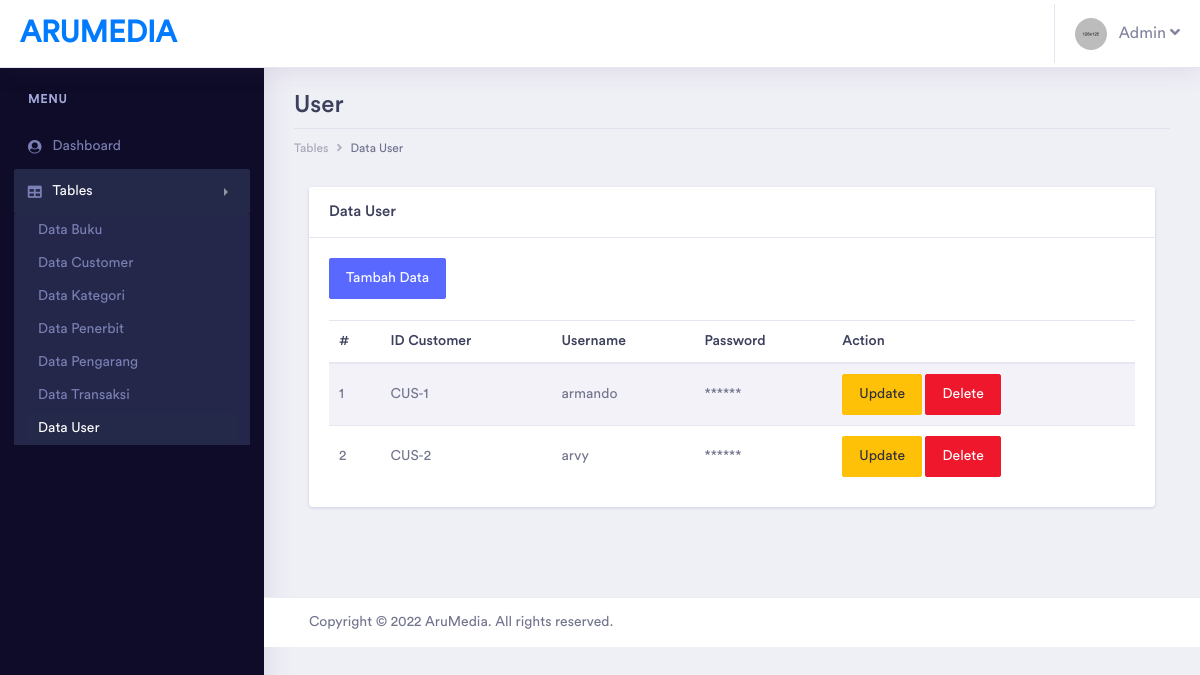
The page /admin/pages/tables/user/table_user.php (signed in) on the database its author committed.
### tables this page shows
CREATE TABLE `user` (
  `username` varchar(50) NOT NULL,
  `password` varchar(50) NOT NULL,
  `tipe_user` enum('Customer','Admin') NOT NULL,
  `id_customer` varchar(20) DEFAULT NULL,
  `deleted` tinyint(4) NOT NULL
);

### admin/pages/tables/user/table_user.php (the view, shortened to what this page needs)
<?php
include '../../../../helper/connection.php';
?>
<?php
if(!$_SESSION['username'] && !$_SESSION['password'] && $_SESSION['tipe_user'] != "Admin")
{
    echo "
		<script type='text/javascript'>
		alert('Anda harus login terlebih dahulu!')
		window.location='../../../index.php';
		</script>";
}
else
{
?>
<!doctype html>
<html lang="en">
<head>
    <link rel="stylesheet" href="../../../assets/vendor/bootstrap/css/bootstrap.min.css">
    <link href="../../../assets/vendor/fonts/circular-std/style.css" rel="stylesheet">
    <link rel="stylesheet" href="../../../assets/libs/css/style.css">
    <link rel="stylesheet" href="../../../assets/vendor/fonts/fontawesome/css/fontawesome-all.css">
    <link rel="stylesheet" href="../../../assets/vendor/charts/chartist-bundle/chartist.css">
    <link rel="stylesheet" href="../../../assets/vendor/charts/morris-bundle/morris.css">
    <link rel="stylesheet" href="../../../assets/vendor/fonts/material-design-iconic-font/css/materialdesignicons.min.css">
    <link rel="stylesheet" href="../../../assets/vendor/charts/c3charts/c3.css">
    <link rel="stylesheet" href="../../../assets/vendor/fonts/flag-icon-css/flag-icon.min.css">
</head>
<body>
    <div class="dashboard-main-wrapper">
        <div class="dashboard-header">
            <nav class="navbar navbar-expand-lg bg-white fixed-top">
                <a class="navbar-brand" href="../../../dashboard.php">AruMedia</a>
                <div class="collapse navbar-collapse " id="navbarSupportedContent">
                    <ul class="navbar-nav ml-auto navbar-right-top">
                        <li class="nav-item dropdown nav-user">
                            <a class="nav-link nav-user-img" href="#" id="navbarDropdownMenuLink2" data-toggle="dropdown"
                                aria-haspopup="true" aria-expanded="false"><img src="../../../assets/images/avatar-1.jpg"
                                    alt="" class="user-avatar-md rounded-circle">&nbsp;&nbsp;&nbsp;Admin <i class="fas fa-angle-down"></i></a>
                        </li>
                    </ul>
                </div>
            </nav>
        </div>
        <div class="nav-left-sidebar sidebar-dark">
            <div class="menu-list">
                <nav class="navbar navbar-expand-lg navbar-light">
                    <div class="collapse navbar-collapse" id="navbarNav">
                        <ul class="navbar-nav flex-column">
                            <li class="nav-divider">
                                Menu
                            </li>
                            <li class="nav-item ">
                                <a class="nav-link" href="../../../dashboard.php" aria-expanded="false" data-target="#submenu-1"
                                    aria-controls="submenu-1"><i class="fa fa-fw fa-user-circle"></i>Dashboard
                                    <span class="badge badge-success">6</span></a>
                            </li>
                            <li class="nav-item">
                                <a class="nav-link active" href="#" data-toggle="collapse" aria-expanded="false"
                                    data-target="#submenu-5" aria-controls="submenu-5"><i class="fas fa-fw fa-table"></i>Tables</a>
                                <div id="submenu-5" class="collapse submenu show" style="">
                                    <ul class="nav flex-column">
                                        <li class="nav-item">
                                            <a class="nav-link" href="../buku/table_buku.php">Data Buku</a>
                                        </li>
                                        <li class="nav-item">
                                            <a class="nav-link" href="../customer/table_customer.php">Data Customer</a>
                                        </li>
                                        <li class="nav-item">
                                            <a class="nav-link" href="../kategori/table_kategori.php">Data
                                                Kategori</a>
                                        </li>
                                        <li class="nav-item">
                                            <a class="nav-link" href="../penerbit/table_penerbit.php">Data Penerbit</a>
                                        </li>
                                        <li class="nav-item">
                                            <a class="nav-link" href="../pengarang/table_pengarang.php">Data Pengarang</a>
                                        </li>
                                        <li class="nav-item">
                                            <a class="nav-link" href="../transaksi/table_transaksi.php">Data Transaksi</a>
                                        </li>
                                        <li class="nav-item">
                                            <a class="nav-link active" href="table_user.php">Data User</a>
                                        </li>
                                    </ul>
                                </div>
                            </li>
                        </ul>
                    </div>
                </nav>
            </div>
        </div>
        <div class="dashboard-wrapper">
            <div class="dashboard-ecommerce">
                <div class="container-fluid dashboard-content ">
                    <div class="row">
                        <div class="col-xl-12 col-lg-12 col-md-12 col-sm-12 col-12">
                            <div class="page-header">
                                <h2 class="pageheader-title">User</h2>
                                <div class="page-breadcrumb">
                                    <nav aria-label="breadcrumb">
                                        <ol class="breadcrumb">
                                            <li class="breadcrumb-item"><a href="#" class="breadcrumb-link">Tables</a></li>
                                            <li class="breadcrumb-item active" aria-current="page">Data User</li>
                                        </ol>
                                    </nav>
                                </div>
                            </div>
                        </div>
                    </div>
                    <div class="col-xl-12">
                        <div class="card">
                            <h5 class="card-header">Data User</h5>
                            <div class="card-body">
                                <a href="form_user.php" class="btn btn-primary">Tambah Data</a><br><br>
                                <table class="table table-striped">
                                    <thead>
                                        <tr>
                                            <th>#</th>
                                            <th>ID Customer</th>
                                            <th>Username</th>
                                            <th>Password</th>
                                            <th>Action</th>
                                        </tr>
                                    </thead>
                                    <tbody>
                                        <?php
                                            $query =
                                            "SELECT * FROM user where tipe_user='Customer' AND deleted=0 ORDER BY id_customer";
                                            $result = mysqli_query($con, $query);
                                            if (mysqli_num_rows($result) > 0)
                                            {
                                                $index = 1;
                                                while($row = mysqli_fetch_assoc($result))
                                                {
                                                    $id_customer = $row['id_customer'];
                                                    echo "
                                                    <tr>
                                                        <td>" . $index++ . "</td>
                                                        <td>". $id_customer."</td>
                                                        <td>" . $row["username"] . "</td>
                                                        <td>******</td>
                                                        <td>
                                                            <a href='form_edit_user.php?id_customer=$id_customer' class='btn btn-warning'>Update</a>
                                                            <a href='process/delete_user.php?id_customer=$id_customer' class='btn btn-danger'>Delete</a>
                                                        </td>
                                                    </tr>
                                                    ";
                                                }
                                            }
                                            ?>
                                    </tbody>
                                </table>
                            </div>
                        </div>
                    </div>
                </div>
            </div>
            <div class="footer">
                <div class="container-fluid">
                    <div class="row">
                        <div class="col-xl-6 col-lg-6 col-md-6 col-sm-12 col-12">
                            Copyright © 2022 AruMedia. All rights reserved.
                        </div>
                        <div class="col-xl-6 col-lg-6 col-md-6 col-sm-12 col-12">
                        </div>
                    </div>
                </div>
            </div>
        </div>
    </div>
</body>
</html>
<?php } ?>

### rows shown on the page
user: id_customer "CUS-1", username "armando"
user: id_customer "CUS-2", username "arvy"
